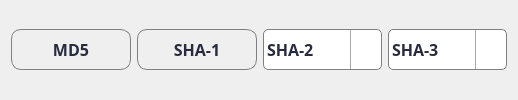
            <widget class="QWidget" name="widget_46" native="true">
             <layout class="QHBoxLayout" name="horizontalLayout_21">
              <item>
               <widget class="QPushButton" name="btn_md5">
                <property name="minimumSize">
                 <size>
                  <width>120</width>
                  <height>40</height>
                 </size>
                </property>
                <property name="maximumSize">
                 <size>
                  <width>111</width>
                  <height>41</height>
                 </size>
                </property>
                <property name="font">
                 <font>
                  <family>Bahnschrift SemiBold</family>
                  <pointsize>12</pointsize>
                  <weight>75</weight>
                  <bold>true</bold>
                 </font>
                </property>
                <property name="cursor">
                 <cursorShape>PointingHandCursor</cursorShape>
                </property>
                <property name="styleSheet">
                 <string notr="true">QPushButton{
		 border: 1px solid gray;
  		color: rgba(40,43,61,255) ;
    }
 QPushButton{
        border-radius: 10px;
    }
QPushButton:hover {
	border: 1px solid;
   border-color:  rgba(0,143,255,255);
}
QPushButton:focus {
  border: 1px solid;
  border-color:  rgba(0,143,255,255);
}
</string>
                </property>
                <property name="text">
                 <string>MD5</string>
                </property>
               </widget>
              </item>
              <item>
               <widget class="QPushButton" name="btn_sha1">
                <property name="minimumSize">
                 <size>
                  <width>120</width>
                  <height>40</height>
                 </size>
                </property>
                <property name="maximumSize">
                 <size>
                  <width>111</width>
                  <height>41</height>
                 </size>
                </property>
                <property name="font">
                 <font>
                  <family>Bahnschrift SemiBold</family>
                  <pointsize>12</pointsize>
                  <weight>75</weight>
                  <bold>true</bold>
                 </font>
                </property>
                <property name="cursor">
                 <cursorShape>PointingHandCursor</cursorShape>
                </property>
                <property name="styleSheet">
                 <string notr="true">QPushButton{
		 border: 1px solid gray;	
		color: rgba(40,43,61,255) ;
    }
 QPushButton{
        border-radius: 10px;
    }
QPushButton:hover {
	border: 1px solid;
   border-color:  rgba(0,143,255,255);
}
QPushButton:focus {
  border: 1px solid;
  border-color:  rgba(0,143,255,255);
}
</string>
                </property>
                <property name="text">
                 <string>SHA-1</string>
                </property>
               </widget>
              </item>
              <item>
               <widget class="QComboBox" name="dropdown_sha2">
                <property name="minimumSize">
                 <size>
                  <width>119</width>
                  <height>40</height>
                 </size>
                </property>
                <property name="maximumSize">
                 <size>
                  <width>111</width>
                  <height>41</height>
                 </size>
                </property>
                <property name="font">
                 <font>
                  <family>Bahnschrift SemiBold</family>
                  <pointsize>12</pointsize>
                  <weight>75</weight>
                  <bold>true</bold>
                 </font>
                </property>
                <property name="cursor">
                 <cursorShape>PointingHandCursor</cursorShape>
                </property>
                <property name="styleSheet">
                 <string notr="true">QComboBox {
        border: 1px solid gray;
        border-radius: 5px;
        padding: 1px 18px 1px 3px;
        min-width: 6em;
	 	color: rgba(40,43,61,255) ;
 }
 QComboBox:drop-down {
	subcontrol-origin: padding;
	subcontrol-position: top right;
	width: 30px;
	border-left-width: 1px;
	border-left-color: darkgray;
	border-left-style: solid;
	border-top-right-radius: 3px;
	border-bottom-right-radius: 3px;	
}
QComboBox::down-arrow {
	
		image: url(&quot;D:/ISAN Security Gizmo Box/assets/icons/icons8-expand-arrow-30.png&quot;);
}
QComboBox:hover {
	border: 1px solid;
   border-color:  rgba(0,143,255,255);
}

</string>
                </property>
                <property name="iconSize">
                 <size>
                  <width>10</width>
                  <height>10</height>
                 </size>
                </property>
                <item>
                 <property name="text">
                  <string>SHA-2</string>
                 </property>
                </item>
                <item>
                 <property name="text">
                  <string>224 BIT</string>
                 </property>
                </item>
                <item>
                 <property name="text">
                  <string>256 BIT</string>
                 </property>
                </item>
                <item>
                 <property name="text">
                  <string>384 BIT</string>
                 </property>
                </item>
                <item>
                 <property name="text">
                  <string>512 BIT</string>
                 </property>
                </item>
               </widget>
              </item>
              <item>
               <widget class="QComboBox" name="dropdown_sha3">
                <property name="minimumSize">
                 <size>
                  <width>119</width>
                  <height>40</height>
                 </size>
                </property>
                <property name="maximumSize">
                 <size>
                  <width>111</width>
                  <height>41</height>
                 </size>
                </property>
                <property name="font">
                 <font>
                  <family>Bahnschrift SemiBold</family>
                  <pointsize>12</pointsize>
                  <weight>75</weight>
                  <bold>true</bold>
                 </font>
                </property>
                <property name="cursor">
                 <cursorShape>PointingHandCursor</cursorShape>
                </property>
                <property name="styleSheet">
                 <string notr="true">QComboBox {
        border: 1px solid gray;
        border-radius: 5px;
        padding: 1px 18px 1px 3px;
        min-width: 6em;
		color: rgba(40,43,61,255) ;

 }
 QComboBox:drop-down {
	subcontrol-origin: padding;
	subcontrol-position: top right;
	width: 30px;
	border-left-width: 1px;
	border-left-color: darkgray;
	border-left-style: solid;
	border-top-right-radius: 3px;
	border-bottom-right-radius: 3px;	
}
QComboBox::down-arrow {
	
	image: url(&quot;D:/ISAN Security Gizmo Box/assets/icons/icons8-expand-arrow-30.png&quot;);

}
QComboBox:hover {
	border: 1px solid;
   border-color:  rgba(0,143,255,255);
}

</string>
                </property>
                <property name="iconSize">
                 <size>
                  <width>10</width>
                  <height>10</height>
                 </size>
                </property>
                <item>
                 <property name="text">
                  <string>SHA-3</string>
                 </property>
                </item>
                <item>
                 <property name="text">
                  <string>224 BIT</string>
                 </property>
                </item>
                <item>
                 <property name="text">
                  <string>256 BIT</string>
                 </property>
                </item>
                <item>
                 <property name="text">
                  <string>384 BIT</string>
                 </property>
                </item>
                <item>
                 <property name="text">
                  <string>512 BIT</string>
                 </property>
                </item>
               </widget>
              </item>
             </layout>
            </widget>
